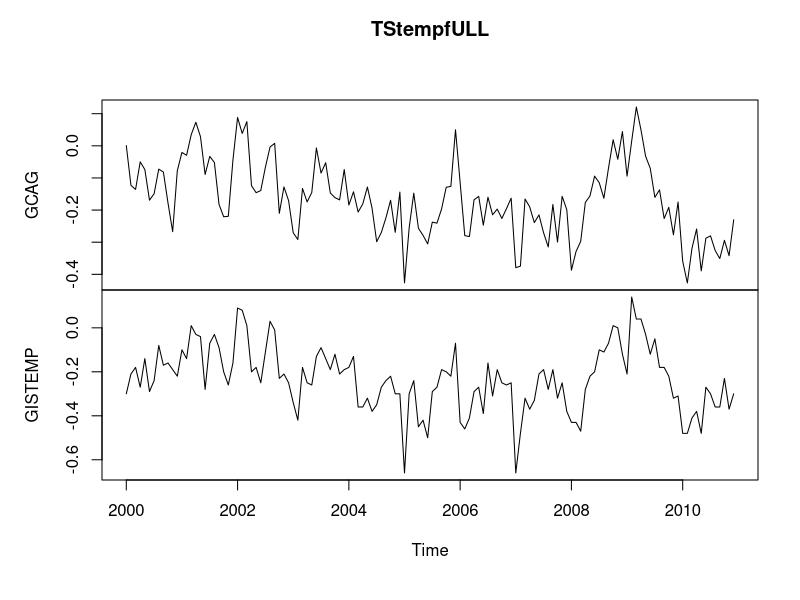

R code for this plot: (Note: this script raises an error after producing the figure.)
#############
setwd("F:\\Backup\\Youtube\\Videos\\Time series analysis")
TempGlobal=read.csv("S2 L8 Global Temparature.csv")

head(TempGlobal)
tail(TempGlobal)
TStempfULL=ts(TempGlobal[,2:3],c(2000,1),c(2010,12),12)
plot(TStempfULL)

tslinear_reg=tslm(GCAG~GISTEMP,data=TStempfULL)
summary(tslinear_reg)

fcast=forecast(tslinear_reg, newdata=data.frame(GISTEMP=c(-1,1)))
plot(fcast, ylab="% change in GCAG")

TStempfULL=ts(TempGlobal[,2:2],c(2000,1),c(2010,12),12)
fit_predict=tslm(TStempfULL ~trend)

fitmodel=forecast(fit_predict, h=24)
plot(fitmodel)